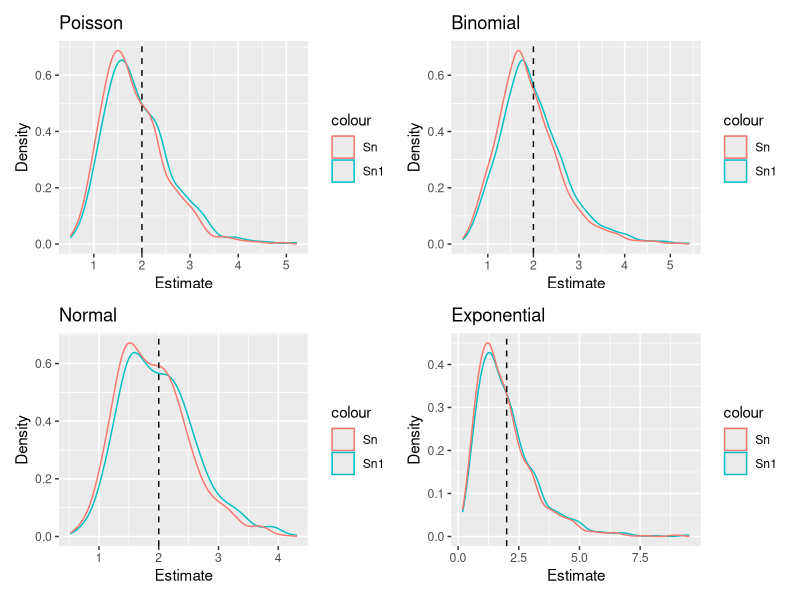
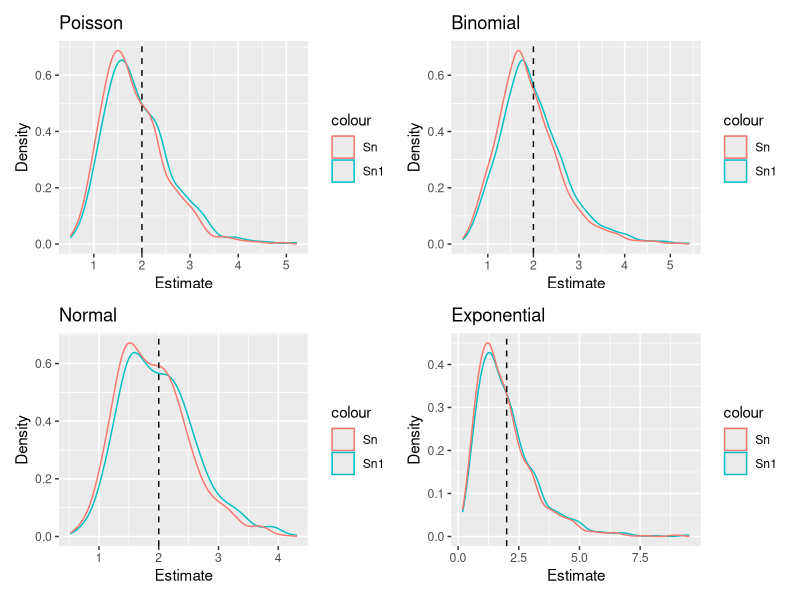
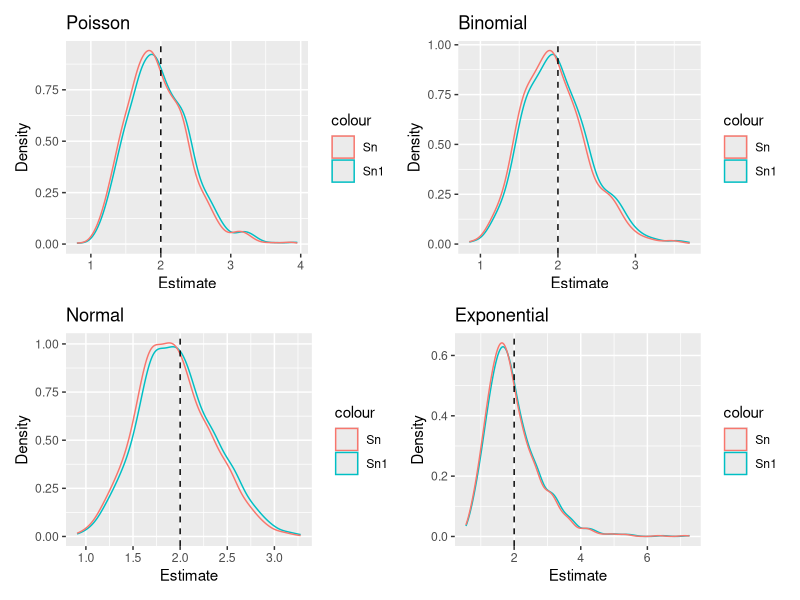
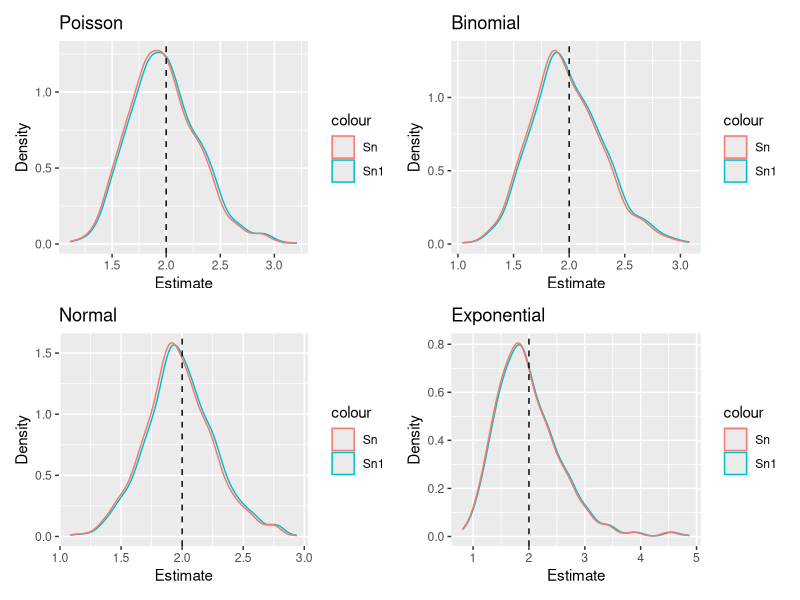
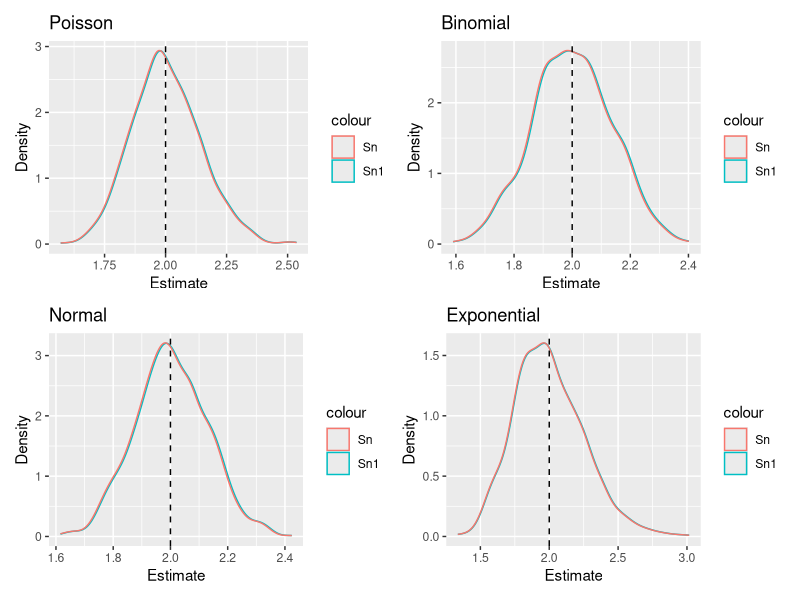
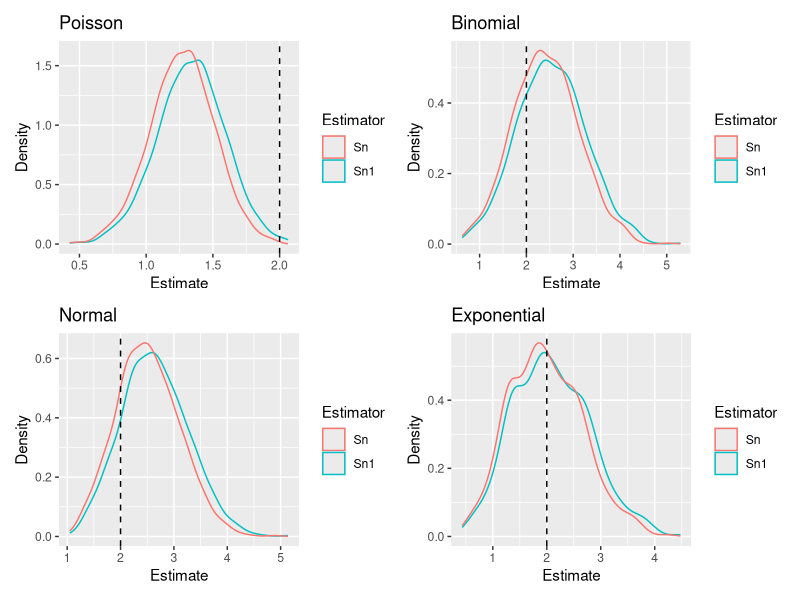

Source code (R) for these figures, in order:
## ---- chunk 1
#| echo: false

default_chunk_hook  <- knitr::knit_hooks$get("chunk")

latex_font_size <- c("Huge", "huge", "LARGE", "Large", 
                     "large", "normalsize", "small", 
                     "footnotesize", "scriptsize", "tiny")

knitr::knit_hooks$set(chunk = function(x, options) {
  x <- default_chunk_hook(x, options)
  if(options$size %in% latex_font_size) {
    paste0("\n \\", options$size, "\n\n", 
      x, 
      "\n\n \\normalsize"
    )
  } else {
    x
  }
})
## ---- chunk 2
#| label: load-packages
#| include: false
library(tidyverse)
library(patchwork)
## ---- chunk 3
set.seed(7272)
n = 20

Sn1pois = numeric(1000)
Snpois = numeric(1000)
Sn1binom = numeric(1000)
Snbinom = numeric(1000)
Sn1norm = numeric(1000)
Snnorm = numeric(1000)
Sn1exp = numeric(1000)
Snexp = numeric(1000)


for(i in 1:1000){
pois = rpois(n,2)
binom = rbinom(n,50,(5-sqrt(21))/10)
norm = rnorm(n,0,sqrt(2))
exp = rexp(n,1/(sqrt(2)))

          Sn1pois[i] = var(pois)
          Snpois[i] = (n-1)/n * var(pois)
          Sn1binom[i] = var(binom)
          Snbinom[i] = (n-1)/n * var(binom)
          Sn1norm[i] = var(norm)
          Snnorm[i] = (n-1)/n * var(norm)
          Sn1exp[i] = var(exp)
          Snexp[i] = (n-1)/n * var(exp)

}
results = tibble(Sn1pois,
                 Snpois,
                 Sn1binom,
                 Snbinom,
                 Sn1norm,
                 Snnorm,
                 Sn1exp,
                 Snexp)

results
## ---- chunk 4
summary = tibble(
  Distribution = c("Poisson", "Binomial", "Normal", "Exponential"),
  
  BiasSn1 = c(mean(Sn1pois)  - 2,
               mean(Sn1binom) - 2,
               mean(Sn1norm)  - 2,
               mean(Sn1exp)   - 2),
  
  BiasSn = c(mean(Snpois)  - 2,
              mean(Snbinom) - 2,
              mean(Snnorm)  - 2,
              mean(Snexp)   - 2),
  
  PrecisionSn1 = c(1/var(Sn1pois),
                    1/var(Sn1binom),
                    1/var(Sn1norm),
                    1/var(Sn1exp)),
  
  PrecisionSn = c(1/var(Snpois),
                   1/var(Snbinom),
                   1/var(Snnorm),
                   1/var(Snexp)),
  
  MSESn1 = c(BiasSn1[1]^2 + var(Sn1pois),
              BiasSn1[2]^2 + var(Sn1binom),
              BiasSn1[3]^2 + var(Sn1norm),
              BiasSn1[4]^2 + var(Sn1exp)),
  
  MSESn = c(BiasSn[1]^2 + var(Snpois),
             BiasSn[2]^2 + var(Snbinom),
             BiasSn[3]^2 + var(Snnorm),
             BiasSn[4]^2 + var(Snexp))
)
summary |>
  knitr::kable(
    col.names = c("Distribution", 
                  "Bias (Sn1)", "Bias (Sn)", 
                  "Precision (Sn1)", "Precision (Sn)",
                  "MSE (Sn1)", "MSE (Sn)"))
## ---- chunk 5
#| label: plots
#| fig-cap: "Comparison"
#| fig-width: 7
#| fig-height: 5
#| scale: "110%"
#| fig-align: "center"
#| size: scriptsize

p1 = ggplot(results) +
  geom_density(aes(x = Sn1pois, color = "Sn1")) +
  geom_density(aes(x = Snpois, color = "Sn")) +
  geom_vline(xintercept = 2, linetype = "dashed") +
  labs(title = "Poisson", x = "Estimate", y = "Density", fill = "Estimator")

p2 = ggplot(results) +
  geom_density(aes(x = Sn1binom, color = "Sn1")) +
  geom_density(aes(x = Snbinom, color = "Sn")) +
  geom_vline(xintercept = 2, linetype = "dashed") +
  labs(title = "Binomial", x = "Estimate", y = "Density", fill = "Estimator")

p3 = ggplot(results) +
  geom_density(aes(x = Sn1norm, color = "Sn1")) +
  geom_density(aes(x = Snnorm, color = "Sn")) +
  geom_vline(xintercept = 2, linetype = "dashed") +
  labs(title = "Normal", x = "Estimate", y = "Density", fill = "Estimator")

p4 = ggplot(results) +
  geom_density(aes(x = Sn1exp, color = "Sn1")) +
  geom_density(aes(x = Snexp, color = "Sn")) +
  geom_vline(xintercept = 2, linetype = "dashed") +
  labs(title = "Exponential", x = "Estimate", y = "Density", fill = "Estimator")

(p1 + p2) / (p3 + p4)
## ---- chunk 6
# 20
set.seed(7272)
n = 20

Sn1pois = numeric(1000)
Snpois = numeric(1000)
Sn1binom = numeric(1000)
Snbinom = numeric(1000)
Sn1norm = numeric(1000)
Snnorm = numeric(1000)
Sn1exp = numeric(1000)
Snexp = numeric(1000)


for(i in 1:1000){
pois = rpois(n,2)
binom = rbinom(n,50,(5-sqrt(21))/10)
norm = rnorm(n,0,sqrt(2))
exp = rexp(n,1/(sqrt(2)))

          Sn1pois[i] = var(pois)
          Snpois[i] = (n-1)/n * var(pois)
          Sn1binom[i] = var(binom)
          Snbinom[i] = (n-1)/n * var(binom)
          Sn1norm[i] = var(norm)
          Snnorm[i] = (n-1)/n * var(norm)
          Sn1exp[i] = var(exp)
          Snexp[i] = (n-1)/n * var(exp)

}
results = tibble(Sn1pois,
                 Snpois,
                 Sn1binom,
                 Snbinom,
                 Sn1norm,
                 Snnorm,
                 Sn1exp,
                 Snexp)

results
## ---- chunk 7
summary1 = tibble(
  Distribution = c("Poisson", "Binomial", "Normal", "Exponential"),
  
  BiasSn1 = c(mean(Sn1pois)  - 2,
               mean(Sn1binom) - 2,
               mean(Sn1norm)  - 2,
               mean(Sn1exp)   - 2),
  
  BiasSn = c(mean(Snpois)  - 2,
              mean(Snbinom) - 2,
              mean(Snnorm)  - 2,
              mean(Snexp)   - 2),
  
  PrecisionSn1 = c(1/var(Sn1pois),
                    1/var(Sn1binom),
                    1/var(Sn1norm),
                    1/var(Sn1exp)),
  
  PrecisionSn = c(1/var(Snpois),
                   1/var(Snbinom),
                   1/var(Snnorm),
                   1/var(Snexp)),
  
  MSESn1 = c(BiasSn1[1]^2 + var(Sn1pois),
              BiasSn1[2]^2 + var(Sn1binom),
              BiasSn1[3]^2 + var(Sn1norm),
              BiasSn1[4]^2 + var(Sn1exp)),
  
  MSESn = c(BiasSn[1]^2 + var(Snpois),
             BiasSn[2]^2 + var(Snbinom),
             BiasSn[3]^2 + var(Snnorm),
             BiasSn[4]^2 + var(Snexp))
)
summary1 |>
  knitr::kable(
    col.names = c("Distribution", 
                  "Bias (Sn1)", "Bias (Sn)", 
                  "Precision (Sn1)", "Precision (Sn)",
                  "MSE (Sn1)", "MSE (Sn)"))
## ---- chunk 8
#| label: n20
#| fig-cap: "n = 20 graphs"
#| fig-width: 7
#| fig-height: 5
#| scale: "110%"
#| fig-align: "center"
#| size: scriptsize

p1 = ggplot(results) +
  geom_density(aes(x = Sn1pois, color = "Sn1")) +
  geom_density(aes(x = Snpois, color = "Sn")) +
  geom_vline(xintercept = 2, linetype = "dashed") +
  labs(title = "Poisson", x = "Estimate", y = "Density", fill = "Estimator")

p2 = ggplot(results) +
  geom_density(aes(x = Sn1binom, color = "Sn1")) +
  geom_density(aes(x = Snbinom, color = "Sn")) +
  geom_vline(xintercept = 2, linetype = "dashed") +
  labs(title = "Binomial", x = "Estimate", y = "Density", fill = "Estimator")

p3 = ggplot(results) +
  geom_density(aes(x = Sn1norm, color = "Sn1")) +
  geom_density(aes(x = Snnorm, color = "Sn")) +
  geom_vline(xintercept = 2, linetype = "dashed") +
  labs(title = "Normal", x = "Estimate", y = "Density", fill = "Estimator")

p4 = ggplot(results) +
  geom_density(aes(x = Sn1exp, color = "Sn1")) +
  geom_density(aes(x = Snexp, color = "Sn")) +
  geom_vline(xintercept = 2, linetype = "dashed") +
  labs(title = "Exponential", x = "Estimate", y = "Density", fill = "Estimator")

(p1 + p2) / (p3 + p4)
## ---- chunk 9
# 50
set.seed(7272)
n = 50

Sn1pois = numeric(1000)
Snpois = numeric(1000)
Sn1binom = numeric(1000)
Snbinom = numeric(1000)
Sn1norm = numeric(1000)
Snnorm = numeric(1000)
Sn1exp = numeric(1000)
Snexp = numeric(1000)


for(i in 1:1000){
pois = rpois(n,2)
binom = rbinom(n,50,(5-sqrt(21))/10)
norm = rnorm(n,0,sqrt(2))
exp = rexp(n,1/(sqrt(2)))

          Sn1pois[i] = var(pois)
          Snpois[i] = (n-1)/n * var(pois)
          Sn1binom[i] = var(binom)
          Snbinom[i] = (n-1)/n * var(binom)
          Sn1norm[i] = var(norm)
          Snnorm[i] = (n-1)/n * var(norm)
          Sn1exp[i] = var(exp)
          Snexp[i] = (n-1)/n * var(exp)

}
results = tibble(Sn1pois,
                 Snpois,
                 Sn1binom,
                 Snbinom,
                 Sn1norm,
                 Snnorm,
                 Sn1exp,
                 Snexp)

results
## ---- chunk 10
summary2 = tibble(
  Distribution = c("Poisson", "Binomial", "Normal", "Exponential"),
  
  BiasSn1 = c(mean(Sn1pois)  - 2,
               mean(Sn1binom) - 2,
               mean(Sn1norm)  - 2,
               mean(Sn1exp)   - 2),
  
  BiasSn = c(mean(Snpois)  - 2,
              mean(Snbinom) - 2,
              mean(Snnorm)  - 2,
              mean(Snexp)   - 2),
  
  PrecisionSn1 = c(1/var(Sn1pois),
                    1/var(Sn1binom),
                    1/var(Sn1norm),
                    1/var(Sn1exp)),
  
  PrecisionSn = c(1/var(Snpois),
                   1/var(Snbinom),
                   1/var(Snnorm),
                   1/var(Snexp)),
  
  MSESn1 = c(BiasSn1[1]^2 + var(Sn1pois),
              BiasSn1[2]^2 + var(Sn1binom),
              BiasSn1[3]^2 + var(Sn1norm),
              BiasSn1[4]^2 + var(Sn1exp)),
  
  MSESn = c(BiasSn[1]^2 + var(Snpois),
             BiasSn[2]^2 + var(Snbinom),
             BiasSn[3]^2 + var(Snnorm),
             BiasSn[4]^2 + var(Snexp))
)
summary2 |>
  knitr::kable(
    col.names = c("Distribution", 
                  "Bias (Sn1)", "Bias (Sn)", 
                  "Precision (Sn1)", "Precision (Sn)",
                  "MSE (Sn1)", "MSE (Sn)"))
## ---- chunk 11
#| label: n50
#| fig-cap: "n = 50 graphs"
#| fig-width: 7
#| fig-height: 5
#| scale: "110%"
#| fig-align: "center"
#| size: scriptsize

p1 = ggplot(results) +
  geom_density(aes(x = Sn1pois, color = "Sn1")) +
  geom_density(aes(x = Snpois, color = "Sn")) +
  geom_vline(xintercept = 2, linetype = "dashed") +
  labs(title = "Poisson", x = "Estimate", y = "Density", fill = "Estimator")

p2 = ggplot(results) +
  geom_density(aes(x = Sn1binom, color = "Sn1")) +
  geom_density(aes(x = Snbinom, color = "Sn")) +
  geom_vline(xintercept = 2, linetype = "dashed") +
  labs(title = "Binomial", x = "Estimate", y = "Density", fill = "Estimator")

p3 = ggplot(results) +
  geom_density(aes(x = Sn1norm, color = "Sn1")) +
  geom_density(aes(x = Snnorm, color = "Sn")) +
  geom_vline(xintercept = 2, linetype = "dashed") +
  labs(title = "Normal", x = "Estimate", y = "Density", fill = "Estimator")

p4 = ggplot(results) +
  geom_density(aes(x = Sn1exp, color = "Sn1")) +
  geom_density(aes(x = Snexp, color = "Sn")) +
  geom_vline(xintercept = 2, linetype = "dashed") +
  labs(title = "Exponential", x = "Estimate", y = "Density", fill = "Estimator")

(p1 + p2) / (p3 + p4)
## ---- chunk 12
# 100
set.seed(7272)
n = 100

Sn1pois = numeric(1000)
Snpois = numeric(1000)
Sn1binom = numeric(1000)
Snbinom = numeric(1000)
Sn1norm = numeric(1000)
Snnorm = numeric(1000)
Sn1exp = numeric(1000)
Snexp = numeric(1000)


for(i in 1:1000){
pois = rpois(n,2)
binom = rbinom(n,50,(5-sqrt(21))/10)
norm = rnorm(n,0,sqrt(2))
exp = rexp(n,1/(sqrt(2)))

          Sn1pois[i] = var(pois)
          Snpois[i] = (n-1)/n * var(pois)
          Sn1binom[i] = var(binom)
          Snbinom[i] = (n-1)/n * var(binom)
          Sn1norm[i] = var(norm)
          Snnorm[i] = (n-1)/n * var(norm)
          Sn1exp[i] = var(exp)
          Snexp[i] = (n-1)/n * var(exp)

}
results = tibble(Sn1pois,
                 Snpois,
                 Sn1binom,
                 Snbinom,
                 Sn1norm,
                 Snnorm,
                 Sn1exp,
                 Snexp)

results
## ---- chunk 13
summary3 = tibble(
  Distribution = c("Poisson", "Binomial", "Normal", "Exponential"),
  
  BiasSn1 = c(mean(Sn1pois)  - 2,
               mean(Sn1binom) - 2,
               mean(Sn1norm)  - 2,
               mean(Sn1exp)   - 2),
  
  BiasSn = c(mean(Snpois)  - 2,
              mean(Snbinom) - 2,
              mean(Snnorm)  - 2,
              mean(Snexp)   - 2),
  
  PrecisionSn1 = c(1/var(Sn1pois),
                    1/var(Sn1binom),
                    1/var(Sn1norm),
                    1/var(Sn1exp)),
  
  PrecisionSn = c(1/var(Snpois),
                   1/var(Snbinom),
                   1/var(Snnorm),
                   1/var(Snexp)),
  
  MSESn1 = c(BiasSn1[1]^2 + var(Sn1pois),
              BiasSn1[2]^2 + var(Sn1binom),
              BiasSn1[3]^2 + var(Sn1norm),
              BiasSn1[4]^2 + var(Sn1exp)),
  
  MSESn = c(BiasSn[1]^2 + var(Snpois),
             BiasSn[2]^2 + var(Snbinom),
             BiasSn[3]^2 + var(Snnorm),
             BiasSn[4]^2 + var(Snexp))
)
summary3 |>
  knitr::kable(
    col.names = c("Distribution", 
                  "Bias (Sn1)", "Bias (Sn)", 
                  "Precision (Sn1)", "Precision (Sn)",
                  "MSE (Sn1)", "MSE (Sn)"))
## ---- chunk 14
#| label: n100
#| fig-cap: "n = 100 graphs"
#| fig-width: 7
#| fig-height: 5
#| scale: "110%"
#| fig-align: "center"
#| size: scriptsize

p1 = ggplot(results) +
  geom_density(aes(x = Sn1pois, color = "Sn1")) +
  geom_density(aes(x = Snpois, color = "Sn")) +
  geom_vline(xintercept = 2, linetype = "dashed") +
  labs(title = "Poisson", x = "Estimate", y = "Density", fill = "Estimator")

p2 = ggplot(results) +
  geom_density(aes(x = Sn1binom, color = "Sn1")) +
  geom_density(aes(x = Snbinom, color = "Sn")) +
  geom_vline(xintercept = 2, linetype = "dashed") +
  labs(title = "Binomial", x = "Estimate", y = "Density", fill = "Estimator")

p3 = ggplot(results) +
  geom_density(aes(x = Sn1norm, color = "Sn1")) +
  geom_density(aes(x = Snnorm, color = "Sn")) +
  geom_vline(xintercept = 2, linetype = "dashed") +
  labs(title = "Normal", x = "Estimate", y = "Density", fill = "Estimator")

p4 = ggplot(results) +
  geom_density(aes(x = Sn1exp, color = "Sn1")) +
  geom_density(aes(x = Snexp, color = "Sn")) +
  geom_vline(xintercept = 2, linetype = "dashed") +
  labs(title = "Exponential", x = "Estimate", y = "Density", fill = "Estimator")

(p1 + p2) / (p3 + p4)
## ---- chunk 15
# 500
set.seed(7272)
n = 500

Sn1pois = numeric(1000)
Snpois = numeric(1000)
Sn1binom = numeric(1000)
Snbinom = numeric(1000)
Sn1norm = numeric(1000)
Snnorm = numeric(1000)
Sn1exp = numeric(1000)
Snexp = numeric(1000)


for(i in 1:1000){
pois = rpois(n,2)
binom = rbinom(n,50,(5-sqrt(21))/10)
norm = rnorm(n,0,sqrt(2))
exp = rexp(n,1/(sqrt(2)))

          Sn1pois[i] = var(pois)
          Snpois[i] = (n-1)/n * var(pois)
          Sn1binom[i] = var(binom)
          Snbinom[i] = (n-1)/n * var(binom)
          Sn1norm[i] = var(norm)
          Snnorm[i] = (n-1)/n * var(norm)
          Sn1exp[i] = var(exp)
          Snexp[i] = (n-1)/n * var(exp)

}
results = tibble(Sn1pois,
                 Snpois,
                 Sn1binom,
                 Snbinom,
                 Sn1norm,
                 Snnorm,
                 Sn1exp,
                 Snexp)

results
## ---- chunk 16
summary4 = tibble(
  Distribution = c("Poisson", "Binomial", "Normal", "Exponential"),
  
  BiasSn1 = c(mean(Sn1pois)  - 2,
               mean(Sn1binom) - 2,
               mean(Sn1norm)  - 2,
               mean(Sn1exp)   - 2),
  
  BiasSn = c(mean(Snpois)  - 2,
              mean(Snbinom) - 2,
              mean(Snnorm)  - 2,
              mean(Snexp)   - 2),
  
  PrecisionSn1 = c(1/var(Sn1pois),
                    1/var(Sn1binom),
                    1/var(Sn1norm),
                    1/var(Sn1exp)),
  
  PrecisionSn = c(1/var(Snpois),
                   1/var(Snbinom),
                   1/var(Snnorm),
                   1/var(Snexp)),
  
  MSESn1 = c(BiasSn1[1]^2 + var(Sn1pois),
              BiasSn1[2]^2 + var(Sn1binom),
              BiasSn1[3]^2 + var(Sn1norm),
              BiasSn1[4]^2 + var(Sn1exp)),
  
  MSESn = c(BiasSn[1]^2 + var(Snpois),
             BiasSn[2]^2 + var(Snbinom),
             BiasSn[3]^2 + var(Snnorm),
             BiasSn[4]^2 + var(Snexp))
)
summary4 |>
  knitr::kable(
    col.names = c("Distribution", 
                  "Bias (Sn1)", "Bias (Sn)", 
                  "Precision (Sn1)", "Precision (Sn)",
                  "MSE (Sn1)", "MSE (Sn)"))
## ---- chunk 17
#| label: n500
#| fig-cap: "n = 500 graphs"
#| fig-width: 7
#| fig-height: 5
#| scale: "110%"
#| fig-align: "center"
#| size: scriptsize

p1 = ggplot(results) +
  geom_density(aes(x = Sn1pois, color = "Sn1")) +
  geom_density(aes(x = Snpois, color = "Sn")) +
  geom_vline(xintercept = 2, linetype = "dashed") +
  labs(title = "Poisson", x = "Estimate", y = "Density", fill = "Estimator")

p2 = ggplot(results) +
  geom_density(aes(x = Sn1binom, color = "Sn1")) +
  geom_density(aes(x = Snbinom, color = "Sn")) +
  geom_vline(xintercept = 2, linetype = "dashed") +
  labs(title = "Binomial", x = "Estimate", y = "Density", fill = "Estimator")

p3 = ggplot(results) +
  geom_density(aes(x = Sn1norm, color = "Sn1")) +
  geom_density(aes(x = Snnorm, color = "Sn")) +
  geom_vline(xintercept = 2, linetype = "dashed") +
  labs(title = "Normal", x = "Estimate", y = "Density", fill = "Estimator")

p4 = ggplot(results) +
  geom_density(aes(x = Sn1exp, color = "Sn1")) +
  geom_density(aes(x = Snexp, color = "Sn")) +
  geom_vline(xintercept = 2, linetype = "dashed") +
  labs(title = "Exponential", x = "Estimate", y = "Density", fill = "Estimator")

(p1 + p2) / (p3 + p4)
## ---- chunk 18
set.seed(7272)
n = 20

pois_samp = rpois(n,2)
binom_samp = rbinom(n,50,(5-sqrt(21))/10)
norm_samp = rnorm(n,0,sqrt(2))
exp_samp = rexp(n,1/(sqrt(2)))

Sn1pois = numeric(1000)
Snpois = numeric(1000)
Sn1binom = numeric(1000)
Snbinom = numeric(1000)
Sn1norm = numeric(1000)
Snnorm = numeric(1000)
Sn1exp = numeric(1000)
Snexp = numeric(1000)

for(i in 1:1000){
  pois = sample(pois_samp, n, replace = TRUE)
  binom = sample(binom_samp, n, replace = TRUE)
  norm = sample(norm_samp, n, replace = TRUE)
  exp = sample(exp_samp, n, replace = TRUE)

  Sn1pois[i] = var(pois)
  Snpois[i] = (n-1)/n * var(pois)
  Sn1binom[i] = var(binom)
  Snbinom[i] = (n-1)/n * var(binom)
  Sn1norm[i] = var(norm)
  Snnorm[i] = (n-1)/n * var(norm)
  Sn1exp[i] = var(exp)
  Snexp[i] = (n-1)/n * var(exp)
}

boot_results = tibble(Sn1pois,
                      Snpois,
                      Sn1binom,
                      Snbinom,
                      Sn1norm,
                      Snnorm,
                      Sn1exp,
                      Snexp)
## ---- chunk 19
#| label: Bootstrapping
#| fig-cap: "Bootstrapping graphs"
#| fig-width: 7
#| fig-height: 5
#| scale: "110%"
#| fig-align: "center"
#| size: scriptsize

p1 = ggplot(boot_results) +
  geom_density(aes(x = Sn1pois, color = "Sn1")) +
  geom_density(aes(x = Snpois, color = "Sn")) +
  geom_vline(xintercept = 2, linetype = "dashed") +
  labs(title = "Poisson", x = "Estimate", y = "Density", color = "Estimator")

p2 = ggplot(boot_results) +
  geom_density(aes(x = Sn1binom, color = "Sn1")) +
  geom_density(aes(x = Snbinom, color = "Sn")) +
  geom_vline(xintercept = 2, linetype = "dashed") +
  labs(title = "Binomial", x = "Estimate", y = "Density", color = "Estimator")

p3 = ggplot(boot_results) +
  geom_density(aes(x = Sn1norm, color = "Sn1")) +
  geom_density(aes(x = Snnorm, color = "Sn")) +
  geom_vline(xintercept = 2, linetype = "dashed") +
  labs(title = "Normal", x = "Estimate", y = "Density", color = "Estimator")

p4 = ggplot(boot_results) +
  geom_density(aes(x = Sn1exp, color = "Sn1")) +
  geom_density(aes(x = Snexp, color = "Sn")) +
  geom_vline(xintercept = 2, linetype = "dashed") +
  labs(title = "Exponential", x = "Estimate", y = "Density", color = "Estimator")

(p1 + p2) / (p3 + p4)
